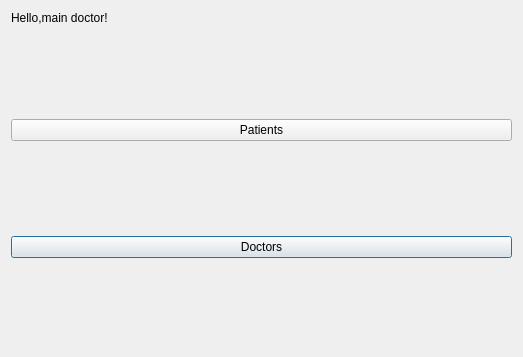
<?xml version="1.0" encoding="UTF-8"?>
<ui version="4.0">
 <class>MainDoctorWindow</class>
 <widget class="QDialog" name="MainDoctorWindow">
  <property name="geometry">
   <rect>
    <x>0</x>
    <y>0</y>
    <width>523</width>
    <height>357</height>
   </rect>
  </property>
  <property name="windowTitle">
   <string>Dialog</string>
  </property>
  <layout class="QGridLayout" name="gridLayout">
   <item row="3" column="0">
    <spacer name="verticalSpacer_2">
     <property name="orientation">
      <enum>Qt::Vertical</enum>
     </property>
     <property name="sizeHint" stdset="0">
      <size>
       <width>20</width>
       <height>40</height>
      </size>
     </property>
    </spacer>
   </item>
   <item row="1" column="0">
    <spacer name="verticalSpacer">
     <property name="orientation">
      <enum>Qt::Vertical</enum>
     </property>
     <property name="sizeHint" stdset="0">
      <size>
       <width>20</width>
       <height>40</height>
      </size>
     </property>
    </spacer>
   </item>
   <item row="4" column="0">
    <widget class="QPushButton" name="pushButton_doctors">
     <property name="text">
      <string>Doctors</string>
     </property>
    </widget>
   </item>
   <item row="0" column="0">
    <widget class="QLabel" name="label">
     <property name="text">
      <string>Hello,main doctor!</string>
     </property>
    </widget>
   </item>
   <item row="2" column="0">
    <widget class="QPushButton" name="pushButton_patients">
     <property name="text">
      <string>Patients</string>
     </property>
    </widget>
   </item>
   <item row="5" column="0">
    <spacer name="verticalSpacer_3">
     <property name="orientation">
      <enum>Qt::Vertical</enum>
     </property>
     <property name="sizeHint" stdset="0">
      <size>
       <width>20</width>
       <height>40</height>
      </size>
     </property>
    </spacer>
   </item>
  </layout>
 </widget>
 <resources/>
 <connections/>
</ui>
